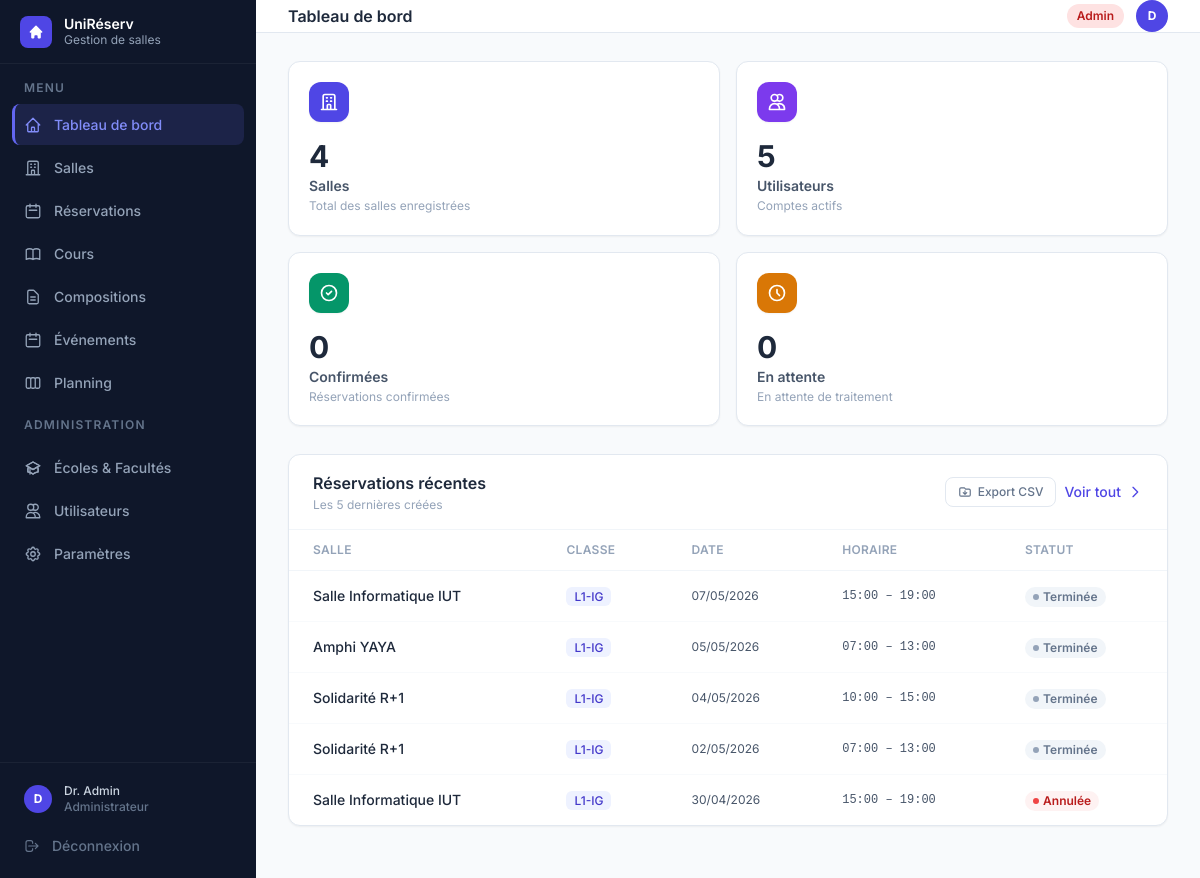
The app's page /dashboard (signed in) with its own data.
### tables this page shows
CREATE TABLE utilisateurs (
            id               INTEGER PRIMARY KEY,
            nom              TEXT    NOT NULL,
            email            TEXT    NOT NULL UNIQUE,
            login            TEXT    NOT NULL UNIQUE,
            mot_de_passe     TEXT    NOT NULL,
            role             TEXT    NOT NULL,
            date_inscription TEXT    NOT NULL,
            matricule        TEXT,
            classe           TEXT,
            matiere          TEXT
        , ecole_id INTEGER, unite_formation_id INTEGER);

CREATE TABLE reservations (
            id              INTEGER PRIMARY KEY,
            salle_id        INTEGER NOT NULL,
            responsable_id  INTEGER NOT NULL,
            classe          TEXT    NOT NULL,
            date            TEXT    NOT NULL,
            heure_debut     TEXT    NOT NULL,
            heure_fin       TEXT    NOT NULL,
            matiere         TEXT    DEFAULT '',
            statut          TEXT    NOT NULL DEFAULT 'en_attente',
            date_creation   TEXT    NOT NULL, enseignant_id INTEGER, cours_id INTEGER,
            FOREIGN KEY (salle_id)       REFERENCES salles(id),
            FOREIGN KEY (responsable_id) REFERENCES utilisateurs(id)
        );

CREATE TABLE salles (
            id          INTEGER PRIMARY KEY,
            nom         TEXT    NOT NULL UNIQUE,
            capacite    INTEGER NOT NULL,
            equipements TEXT    NOT NULL DEFAULT '[]',
            disponible  INTEGER NOT NULL DEFAULT 1
        );

### gestion de salle/app.py (the view, shortened to what this page needs)
@app.route("/dashboard")
@login_required
def dashboard():
    bd, utilisateurs, salles, reservations = get_data()
    aujourd_hui = date.today()
    role        = session.get("user_role")
    u_courant   = utilisateurs.get(session["user_id"])
    confirmees  = [r for r in reservations if r.statut == StatutReservation.CONFIRMEE]
    en_attente  = [r for r in reservations if r.statut == StatutReservation.EN_ATTENTE]
    if role == "admin":
        stats = {
            "nb_salles":       len(salles),
            "nb_utilisateurs": len(utilisateurs),
            "nb_confirmees":   len(confirmees),
            "nb_en_attente":   len(en_attente),
        }
        recentes  = sorted(reservations, key=lambda r: r.date_creation, reverse=True)[:5]
        prochaines = []
    toutes_comps = bd.charger_toutes_compositions()
    tous_evts    = bd.charger_tous_evenements()
    unites_dict  = {u.id: u for u in bd.charger_toutes_unites()}
    comps_etudiant = []
    evts_en_attente = [e for e in tous_evts if e["statut"] == "en_attente"] if role == "admin" else []
    evts_refuses = [
        e for e in tous_evts
        if e["statut"] == "refuse" and e["created_by"] == session["user_id"]
    ] if role == "responsable" else []
    return render_template(
        "dashboard.html", active="dashboard",
        role=role,
        stats=stats,
        reservations_recentes=recentes,
        prochaines=prochaines,
        aujourd_hui=aujourd_hui,
        StatutReservation=StatutReservation,
        comps_etudiant=comps_etudiant,
        evts_en_attente=evts_en_attente,
        evts_refuses=evts_refuses,
        unites_dict=unites_dict,
    )

### gestion de salle/templates/dashboard.html (shortened to what this page needs)
{% extends "base.html" %}
{% block heading %}Tableau de bord{% endblock %}
{% block content %}
<div class="grid grid-cols-2 xl:grid-cols-4 gap-4 mb-7">
  {% for color, icon, label, value, hint in cards %}
  <div class="stat-card bg-white rounded-xl border border-slate-200 shadow-sm p-5 cursor-default">
    <div class="flex items-start justify-between mb-4">
      <div class="w-10 h-10 rounded-xl flex items-center justify-center shadow-sm"
           style="background:{{ color }}">
        <svg class="w-5 h-5 text-white" fill="none" stroke="currentColor" stroke-width="2" viewBox="0 0 24 24">
          <path stroke-linecap="round" stroke-linejoin="round" d="{{ icon }}"/>
        </svg>
      </div>
    </div>
    <p class="text-3xl font-bold text-slate-800 mb-0.5 truncate" title="{{ value }}">{{ value }}</p>
    <p class="text-sm font-semibold text-slate-600">{{ label }}</p>
    <p class="text-xs text-slate-400 mt-0.5 leading-snug">{{ hint }}</p>
  </div>
  {% endfor %}
</div>
{% if role == 'admin' and reservations_recentes %}
<div class="bg-white rounded-xl border border-slate-200 shadow-sm mb-6">
  <div class="px-6 py-4 border-b border-slate-100 flex items-center justify-between">
    <div>
      <h3 class="font-semibold text-slate-800">Réservations récentes</h3>
      <p class="text-slate-400 text-xs mt-0.5">Les 5 dernières créées</p>
    </div>
    <div class="flex items-center gap-2">
      <a href="{{ url_for('reservations_export_csv') }}"
         class="inline-flex items-center gap-1.5 px-3 py-1.5 rounded-lg border border-slate-200 text-slate-500 hover:bg-slate-50 text-xs font-medium transition">
        <svg class="w-3.5 h-3.5" fill="none" stroke="currentColor" stroke-width="2" viewBox="0 0 24 24">
          <path stroke-linecap="round" stroke-linejoin="round" d="M12 10v6m0 0l-3-3m3 3l3-3M3 17V7a2 2 0 012-2h6l2 2h6a2 2 0 012 2v8a2 2 0 01-2 2H5a2 2 0 01-2-2z"/>
        </svg>
        Export CSV
      </a>
      <a href="{{ url_for('reservations') }}"
         class="inline-flex items-center gap-1.5 text-indigo-600 hover:text-indigo-800 text-sm font-medium transition">
        Voir tout
        <svg class="w-4 h-4" fill="none" stroke="currentColor" stroke-width="2" viewBox="0 0 24 24"><path stroke-linecap="round" stroke-linejoin="round" d="M9 5l7 7-7 7"/></svg>
      </a>
    </div>
  </div>
  <div class="overflow-x-auto">
    <table class="w-full text-sm">
      <thead>
        <tr class="border-b border-slate-100">
          <th class="px-6 py-3 text-left text-xs font-semibold text-slate-400 uppercase tracking-wide">Salle</th>
          <th class="px-6 py-3 text-left text-xs font-semibold text-slate-400 uppercase tracking-wide">Classe</th>
          <th class="px-6 py-3 text-left text-xs font-semibold text-slate-400 uppercase tracking-wide">Date</th>
          <th class="px-6 py-3 text-left text-xs font-semibold text-slate-400 uppercase tracking-wide">Horaire</th>
          <th class="px-6 py-3 text-left text-xs font-semibold text-slate-400 uppercase tracking-wide">Statut</th>
        </tr>
      </thead>
      <tbody>
        {% for r in reservations_recentes %}
        <tr class="data-row border-b border-slate-50 last:border-0">
          <td class="px-6 py-3.5 font-medium text-slate-800">{{ r.salle.nom }}</td>
          <td class="px-6 py-3.5 text-slate-600">
            <span class="px-2 py-0.5 rounded-md bg-indigo-50 text-indigo-700 text-xs font-medium">{{ format_classe(r.classe) }}</span>
          </td>
          <td class="px-6 py-3.5 text-slate-600 text-xs">{{ r.date.strftime('%d/%m/%Y') }}</td>
          <td class="px-6 py-3.5 text-slate-600 font-mono text-xs">{{ r.heure_debut.strftime('%H:%M') }} – {{ r.heure_fin.strftime('%H:%M') }}</td>
          <td class="px-6 py-3.5">
            {% if r.statut == StatutReservation.CONFIRMEE %}
              <span class="inline-flex items-center gap-1 px-2 py-0.5 rounded-full text-xs font-semibold bg-emerald-50 text-emerald-700"><span class="w-1.5 h-1.5 rounded-full bg-emerald-500"></span>Confirmée</span>
            {% elif r.statut.value == 'en_attente' %}
              <span class="inline-flex items-center gap-1 px-2 py-0.5 rounded-full text-xs font-semibold bg-amber-50 text-amber-700"><span class="w-1.5 h-1.5 rounded-full bg-amber-400"></span>En attente</span>
            {% elif r.statut.value == 'annulee' %}
              <span class="inline-flex items-center gap-1 px-2 py-0.5 rounded-full text-xs font-semibold bg-red-50 text-red-700"><span class="w-1.5 h-1.5 rounded-full bg-red-500"></span>Annulée</span>
            {% else %}
              <span class="inline-flex items-center gap-1 px-2 py-0.5 rounded-full text-xs font-semibold bg-slate-100 text-slate-500"><span class="w-1.5 h-1.5 rounded-full bg-slate-400"></span>Terminée</span>
            {% endif %}
          </td>
        </tr>
        {% endfor %}
      </tbody>
    </table>
  </div>
</div>
{% endif %}
{% endblock %}

### gestion de salle/templates/base.html (shortened to what this page needs)
<!DOCTYPE html>
<html lang="fr" class="h-full">
<head>
  <script src="https://cdn.tailwindcss.com"></script>
</head>
<body class="h-full bg-slate-50 flex" style="font-family:'Inter',sans-serif">
  <aside class="w-64 bg-slate-900 flex flex-col fixed inset-y-0 left-0 z-30" style="background:linear-gradient(180deg,#0f172a 0%,#0f172a 100%)">
    <div class="h-16 flex items-center gap-3 px-5 border-b border-white/5">
      <div class="w-8 h-8 rounded-lg bg-indigo-600 flex items-center justify-center shrink-0">
        <svg class="w-4 h-4 text-white" fill="currentColor" viewBox="0 0 20 20">
          <path d="M10.707 2.293a1 1 0 00-1.414 0l-7 7a1 1 0 001.414 1.414L4 10.414V17a1 1 0 001 1h2a1 1 0 001-1v-2a1 1 0 011-1h2a1 1 0 011 1v2a1 1 0 001 1h2a1 1 0 001-1v-6.586l.293.293a1 1 0 001.414-1.414l-7-7z"/>
        </svg>
      </div>
      <div>
        <p class="text-white font-semibold text-sm leading-tight">UniRéserv</p>
        <p class="text-slate-400 text-xs">Gestion de salles</p>
      </div>
    </div>
    <nav class="flex-1 px-3 py-4 space-y-0.5 overflow-y-auto">
      <p class="text-slate-500 text-xs font-semibold uppercase tracking-widest px-3 mb-2">Menu</p>
      <a href="{{ url_for('dashboard') }}" class="nav-item {% if active=='dashboard' %}nav-item-active{% else %}nav-item-inactive{% endif %}">
        Tableau de bord
      </a>
      <a href="{{ url_for('salles') }}" class="nav-item {% if active=='salles' %}nav-item-active{% else %}nav-item-inactive{% endif %}">
        <svg style="width:18px;height:18px" fill="none" stroke="currentColor" stroke-width="1.75" viewBox="0 0 24 24">
          <path stroke-linecap="round" stroke-linejoin="round" d="M19 21V5a2 2 0 00-2-2H7a2 2 0 00-2 2v16m14 0h2m-2 0h-5m-9 0H3m2 0h5M9 7h1m-1 4h1m4-4h1m-1 4h1m-5 10v-5a1 1 0 011-1h2a1 1 0 011 1v5m-4 0h4"/>
        </svg>
        Salles
      </a>
      <a href="{{ url_for('reservations') }}" class="nav-item {% if active=='reservations' %}nav-item-active{% else %}nav-item-inactive{% endif %}">
        <svg style="width:18px;height:18px" fill="none" stroke="currentColor" stroke-width="1.75" viewBox="0 0 24 24">
          <path stroke-linecap="round" stroke-linejoin="round" d="M8 7V3m8 4V3m-9 8h10M5 21h14a2 2 0 002-2V7a2 2 0 00-2-2H5a2 2 0 00-2 2v12a2 2 0 002 2z"/>
        </svg>
        Réservations
      </a>
      {% if session.user_role in ('admin', 'responsable') %}
      <a href="{{ url_for('cours_v2_liste') }}" class="nav-item {% if active=='cours' %}nav-item-active{% else %}nav-item-inactive{% endif %}">
        Cours
      </a>
      {% endif %}
      {% if session.user_role in ('admin', 'responsable', 'enseignant') %}
      <a href="{{ url_for('compositions_liste') }}" class="nav-item {% if active=='compositions' %}nav-item-active{% else %}nav-item-inactive{% endif %}">
        <svg style="width:18px;height:18px" fill="none" stroke="currentColor" stroke-width="1.75" viewBox="0 0 24 24">
          <path stroke-linecap="round" stroke-linejoin="round" d="M9 12h6m-6 4h6m2 5H7a2 2 0 01-2-2V5a2 2 0 012-2h5.586a1 1 0 01.707.293l5.414 5.414a1 1 0 01.293.707V19a2 2 0 01-2 2z"/>
        </svg>
        Compositions
      </a>
      <a href="{{ url_for('evenements_liste') }}" class="nav-item {% if active=='evenements' %}nav-item-active{% else %}nav-item-inactive{% endif %}">
        <svg style="width:18px;height:18px" fill="none" stroke="currentColor" stroke-width="1.75" viewBox="0 0 24 24">
          <path stroke-linecap="round" stroke-linejoin="round" d="M8 7V3m8 4V3m-9 8h10M5 21h14a2 2 0 002-2V7a2 2 0 00-2-2H5a2 2 0 00-2 2v12a2 2 0 002 2z"/>
        </svg>
        Événements
      </a>
      {% endif %}
      <a href="{{ url_for('planning') }}" class="nav-item {% if active=='planning' %}nav-item-active{% else %}nav-item-inactive{% endif %}">
        Planning
      </a>
      {% if session.user_role == 'admin' %}
      <div class="pt-3 pb-1">
        <p class="text-slate-500 text-xs font-semibold uppercase tracking-widest px-3 mb-2">Administration</p>
      </div>
      <a href="{{ url_for('ecoles') }}" class="nav-item {% if active=='ecoles' %}nav-item-active{% else %}nav-item-inactive{% endif %}">
        Écoles & Facultés
      </a>
      <a href="{{ url_for('utilisateurs') }}" class="nav-item {% if active=='utilisateurs' %}nav-item-active{% else %}nav-item-inactive{% endif %}">
        <svg style="width:18px;height:18px" fill="none" stroke="currentColor" stroke-width="1.75" viewBox="0 0 24 24">
          <path stroke-linecap="round" stroke-linejoin="round" d="M12 4.354a4 4 0 110 5.292M15 21H3v-1a6 6 0 0112 0v1zm0 0h6v-1a6 6 0 00-9-5.197M13 7a4 4 0 11-8 0 4 4 0 018 0z"/>
        </svg>
        Utilisateurs
      </a>
      <a href="{{ url_for('parametres') }}" class="nav-item {% if active=='parametres' %}nav-item-active{% else %}nav-item-inactive{% endif %}">
        Paramètres
      </a>
      {% endif %}
    </nav>
    <div class="border-t border-white/5 p-3 space-y-0.5">
      <a href="{{ url_for('profil') }}" class="nav-item {% if active=='profil' %}nav-item-active{% else %}nav-item-inactive{% endif %} !py-2">
        <div class="w-7 h-7 rounded-full bg-indigo-600 flex items-center justify-center text-white text-xs font-bold shrink-0">
          {{ session.user_nom[0].upper() if session.user_nom else '?' }}
        </div>
        <div class="flex-1 min-w-0">
          <p class="text-slate-300 text-xs font-medium truncate">{{ session.user_nom }}</p>
          <p class="text-slate-500 text-xs truncate">
            {% if session.user_role == 'admin' %}Administrateur
            {% elif session.user_role == 'responsable' %}Responsable
            {% elif session.user_role == 'enseignant' %}Enseignant
            {% else %}Étudiant{% endif %}
          </p>
        </div>
      </a>
      <a href="{{ url_for('logout') }}" class="nav-item nav-item-inactive !text-slate-500 hover:!text-red-400">
        <svg style="width:16px;height:16px" fill="none" stroke="currentColor" stroke-width="1.75" viewBox="0 0 24 24">
          <path stroke-linecap="round" stroke-linejoin="round" d="M17 16l4-4m0 0l-4-4m4 4H7m6 4v1a3 3 0 01-3 3H6a3 3 0 01-3-3V7a3 3 0 013-3h4a3 3 0 013 3v1"/>
        </svg>
        Déconnexion
      </a>
    </div>
  </aside>
  <div class="ml-64 flex-1 flex flex-col min-h-screen">
    <header class="h-16 bg-white border-b border-slate-200 flex items-center justify-between px-8 sticky top-0 z-20">
      <h1 class="text-slate-800 font-semibold text-base">{% block heading %}{% endblock %}</h1>
      <div class="flex items-center gap-3">
        {% set role = session.user_role %}
        {% if role == 'admin' %}
          <span class="px-2.5 py-1 rounded-full text-xs font-semibold bg-red-100 text-red-700">Admin</span>
        {% elif role == 'responsable' %}
          <span class="px-2.5 py-1 rounded-full text-xs font-semibold bg-amber-100 text-amber-700">Responsable</span>
        {% elif role == 'enseignant' %}
          <span class="px-2.5 py-1 rounded-full text-xs font-semibold bg-blue-100 text-blue-700">Enseignant</span>
        {% else %}
          <span class="px-2.5 py-1 rounded-full text-xs font-semibold bg-indigo-100 text-indigo-700">Étudiant</span>
        {% endif %}
        <a href="{{ url_for('profil') }}" class="w-8 h-8 rounded-full bg-indigo-600 flex items-center justify-center text-white text-xs font-bold hover:bg-indigo-700 transition">
          {{ session.user_nom[0].upper() if session.user_nom else '?' }}
        </a>
      </div>
    </header>
    <main class="flex-1 px-8 py-7">
      {% block content %}{% endblock %}
    </main>
  </div>
</body>
</html>

### records on screen
utilisateurs: user_nom "Dr. Admin"
reservations: salle.nom "Salle Informatique IUT", classe "L1-IG", date "07/05/2026", heure_debut "15:00", heure_fin "19:00", shows "Terminée"
reservations: salle.nom "Amphi YAYA", classe "L1-IG", date "05/05/2026", heure_debut "07:00", heure_fin "13:00", shows "Terminée"
reservations: salle.nom "Solidarité R+1", classe "L1-IG", date "04/05/2026", heure_debut "10:00", heure_fin "15:00", shows "Terminée"
reservations: salle.nom "Solidarité R+1", classe "L1-IG", date "02/05/2026", heure_debut "07:00", heure_fin "13:00", shows "Terminée"
reservations: salle.nom "Salle Informatique IUT", classe "L1-IG", date "30/04/2026", heure_debut "15:00", heure_fin "19:00", shows "Annulée"

### other values on screen
{{ session.user_nom[0].upper() if session.user_nom else '?' }} "D"
{{ value }} "4" "5" "0" "0"
{{ label }} "Salles" "Utilisateurs" "Confirmées" "En attente"
{{ hint }} "Total des salles enregistrées" "Comptes actifs" "Réservations confirmées" "En attente de traitement"
